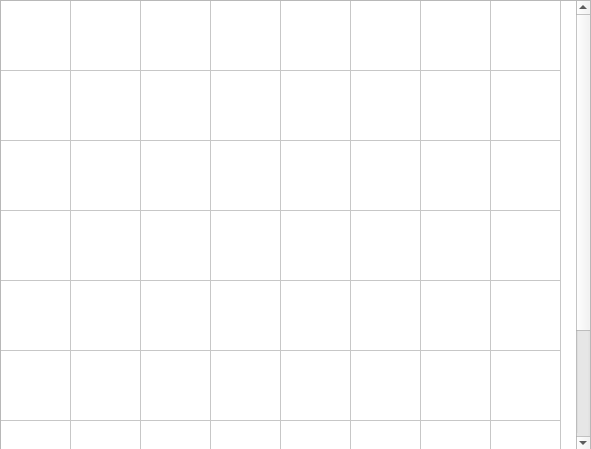
<?xml version="1.0" encoding="UTF-8"?>
<ui version="4.0">
 <class>BiaoqingSelect</class>
 <widget class="QDialog" name="BiaoqingSelect">
  <property name="geometry">
   <rect>
    <x>0</x>
    <y>0</y>
    <width>591</width>
    <height>449</height>
   </rect>
  </property>
  <property name="windowTitle">
   <string>选择表情</string>
  </property>
  <widget class="QTableWidget" name="tableWidget">
   <property name="geometry">
    <rect>
     <x>0</x>
     <y>0</y>
     <width>591</width>
     <height>451</height>
    </rect>
   </property>
   <property name="rowCount">
    <number>8</number>
   </property>
   <property name="columnCount">
    <number>8</number>
   </property>
   <attribute name="horizontalHeaderVisible">
    <bool>false</bool>
   </attribute>
   <attribute name="horizontalHeaderDefaultSectionSize">
    <number>70</number>
   </attribute>
   <attribute name="horizontalHeaderHighlightSections">
    <bool>true</bool>
   </attribute>
   <attribute name="horizontalHeaderMinimumSectionSize">
    <number>25</number>
   </attribute>
   <attribute name="verticalHeaderVisible">
    <bool>false</bool>
   </attribute>
   <attribute name="verticalHeaderDefaultSectionSize">
    <number>70</number>
   </attribute>
   <attribute name="verticalHeaderHighlightSections">
    <bool>true</bool>
   </attribute>
   <attribute name="verticalHeaderMinimumSectionSize">
    <number>25</number>
   </attribute>
   <row/>
   <row/>
   <row/>
   <row/>
   <row/>
   <row/>
   <row/>
   <row/>
   <column/>
   <column/>
   <column/>
   <column/>
   <column/>
   <column/>
   <column/>
   <column/>
  </widget>
 </widget>
 <resources/>
 <connections/>
</ui>
